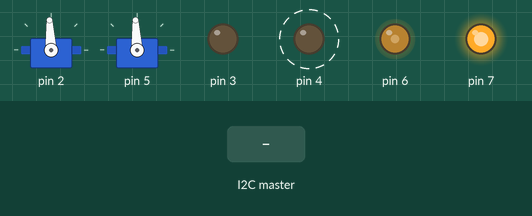
The sketch below on a simulated Arduino Nano, built with avr-gcc and run on an emulated ATmega328P. Shown: 2 × servo, output pins drawn as LEDs (lit = HIGH). Dashed ring = blinking. Inputs (shaded band) come from the test bench.

Above: at 1.2 s.
1.3 s: the I2C master sends ":"
At 1.9 s:
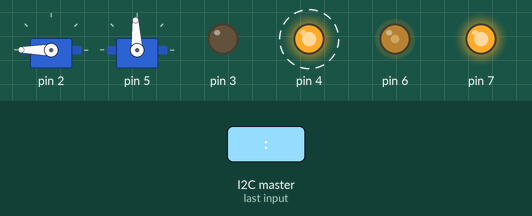
4.3 s: the I2C master sends the byte 90
At 4.9 s:
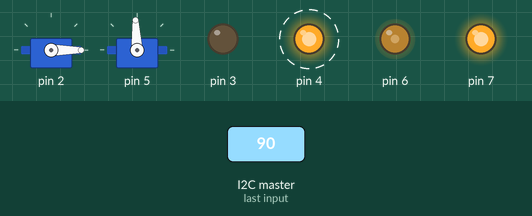
7.3 s: the I2C master sends the byte 5
At 8.4 s:
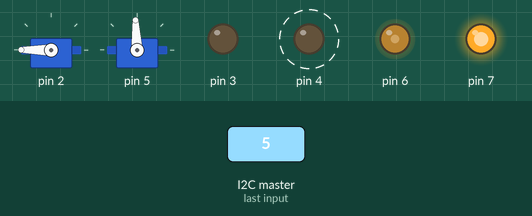
Timing chart, 0 to 16.3 s (numbered marks = the images above; inputs shaded):
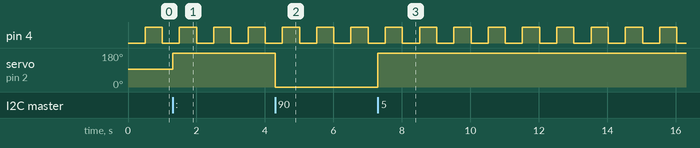

The sketch:

escBoard.ino
```cpp
// Arduino Nano
// ATmega328P (Old Bootloader)

#include <Servo.h>
#include <Wire.h>

Servo M0;
Servo M1;

const int MOTOR_NEUTRAL = 1500;

int commandM0 = MOTOR_NEUTRAL;
int commandM1 = MOTOR_NEUTRAL;

void setup()
{
  int i2c_addr = 10;
  Wire.begin(i2c_addr);
  Wire.onReceive(receiveEvent);

  pinMode(PD2, OUTPUT);
  pinMode(PD5, OUTPUT);
  pinMode(PD3, OUTPUT); //STAT0
  pinMode(PD4, OUTPUT); //STAT1
  pinMode(PD7, OUTPUT); // Enable
  digitalWrite(PD7, 1);
  pinMode(PD6, OUTPUT); // Voltage Set
  analogWrite(PD6, 100);

  M0.attach(PD2);
  M1.attach(PD5);

}

void loop()
{
  static long lastTime = millis();
  if(millis()-lastTime > 500)
  {
    lastTime = millis();
    digitalWrite(PD4,!digitalRead(PD4));
  }
  M0.writeMicroseconds(commandM0);
  M1.writeMicroseconds(commandM1);
}

// Expecting WXYZABCD:, WXYZ goes to M0, ABCD goes to M1
void receiveEvent(int howMany)
{
  digitalWrite(PD3, 1);
  char commandInput[9] = {"15001500:"};
  char command1[4] = {"1500"};
  char command2[4] = {"1500"};
  int x = 0;

  while (Wire.available() && x<9)
  {
    commandInput[x++] = Wire.read();
  }

  if (commandInput[8] == ':')
  {
    for (int i = 0; i < 4; ++i)
    {
      command1[i] = commandInput[i];
      command2[i] = commandInput[i+4];
    }

    for (int i = 0; i < 9; ++i)
    {
      commandInput[i] = '0';
    }
    commandM0 = 1000*(command1[0]-'0')+100*(command1[1]-'0')+10*(command1[2]-'0')+(command1[3]-'0');
    commandM1 = 1000*(command2[0]-'0')+100*(command2[1]-'0')+10*(command2[2]-'0')+(command2[3]-'0');

    digitalWrite(PD3, 0);
  }

}
```

Measured:
- after the input at 1.3 s, servo on pin 2: 93° → 180° at once
- after the input at 4.3 s, servo on pin 2: 180° → 0° at once
- after the input at 7.3 s, servo on pin 2: 0° → 180° at once
- by itself, pin 4: alternates HIGH for 0.50 s and LOW for 0.50 s
